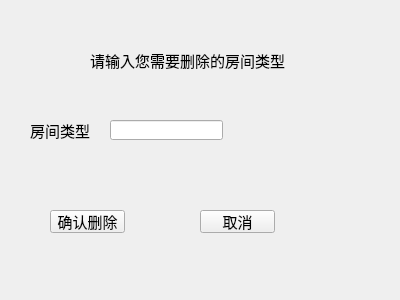
<?xml version="1.0" encoding="UTF-8"?>
<ui version="4.0">
 <class>dimroom</class>
 <widget class="QWidget" name="dimroom">
  <property name="geometry">
   <rect>
    <x>0</x>
    <y>0</y>
    <width>400</width>
    <height>300</height>
   </rect>
  </property>
  <property name="windowTitle">
   <string>Form</string>
  </property>
  <widget class="QLabel" name="label">
   <property name="geometry">
    <rect>
     <x>90</x>
     <y>30</y>
     <width>211</width>
     <height>61</height>
    </rect>
   </property>
   <property name="font">
    <font>
     <family>华文行楷</family>
     <pointsize>11</pointsize>
    </font>
   </property>
   <property name="text">
    <string>&lt;html&gt;&lt;head/&gt;&lt;body&gt;&lt;p&gt;&lt;span style=&quot; font-size:11pt;&quot;&gt;请输入您需要删除的房间类型&lt;/span&gt;&lt;/p&gt;&lt;/body&gt;&lt;/html&gt;</string>
   </property>
  </widget>
  <widget class="QLabel" name="label_2">
   <property name="geometry">
    <rect>
     <x>30</x>
     <y>120</y>
     <width>71</width>
     <height>21</height>
    </rect>
   </property>
   <property name="font">
    <font>
     <family>华文行楷</family>
     <pointsize>11</pointsize>
    </font>
   </property>
   <property name="text">
    <string>房间类型</string>
   </property>
  </widget>
  <widget class="QLineEdit" name="lineEdit">
   <property name="geometry">
    <rect>
     <x>110</x>
     <y>120</y>
     <width>113</width>
     <height>20</height>
    </rect>
   </property>
   <property name="font">
    <font>
     <family>华文行楷</family>
     <pointsize>11</pointsize>
    </font>
   </property>
  </widget>
  <widget class="QPushButton" name="dimbutton">
   <property name="geometry">
    <rect>
     <x>50</x>
     <y>210</y>
     <width>75</width>
     <height>23</height>
    </rect>
   </property>
   <property name="font">
    <font>
     <family>华文行楷</family>
     <pointsize>11</pointsize>
    </font>
   </property>
   <property name="text">
    <string>确认删除</string>
   </property>
  </widget>
  <widget class="QPushButton" name="exit">
   <property name="geometry">
    <rect>
     <x>200</x>
     <y>210</y>
     <width>75</width>
     <height>23</height>
    </rect>
   </property>
   <property name="font">
    <font>
     <family>华文行楷</family>
     <pointsize>11</pointsize>
    </font>
   </property>
   <property name="text">
    <string>取消</string>
   </property>
  </widget>
 </widget>
 <resources/>
 <connections>
  <connection>
   <sender>exit</sender>
   <signal>clicked()</signal>
   <receiver>dimroom</receiver>
   <slot>close()</slot>
   <hints>
    <hint type="sourcelabel">
     <x>237</x>
     <y>221</y>
    </hint>
    <hint type="destinationlabel">
     <x>199</x>
     <y>149</y>
    </hint>
   </hints>
  </connection>
 </connections>
</ui>
